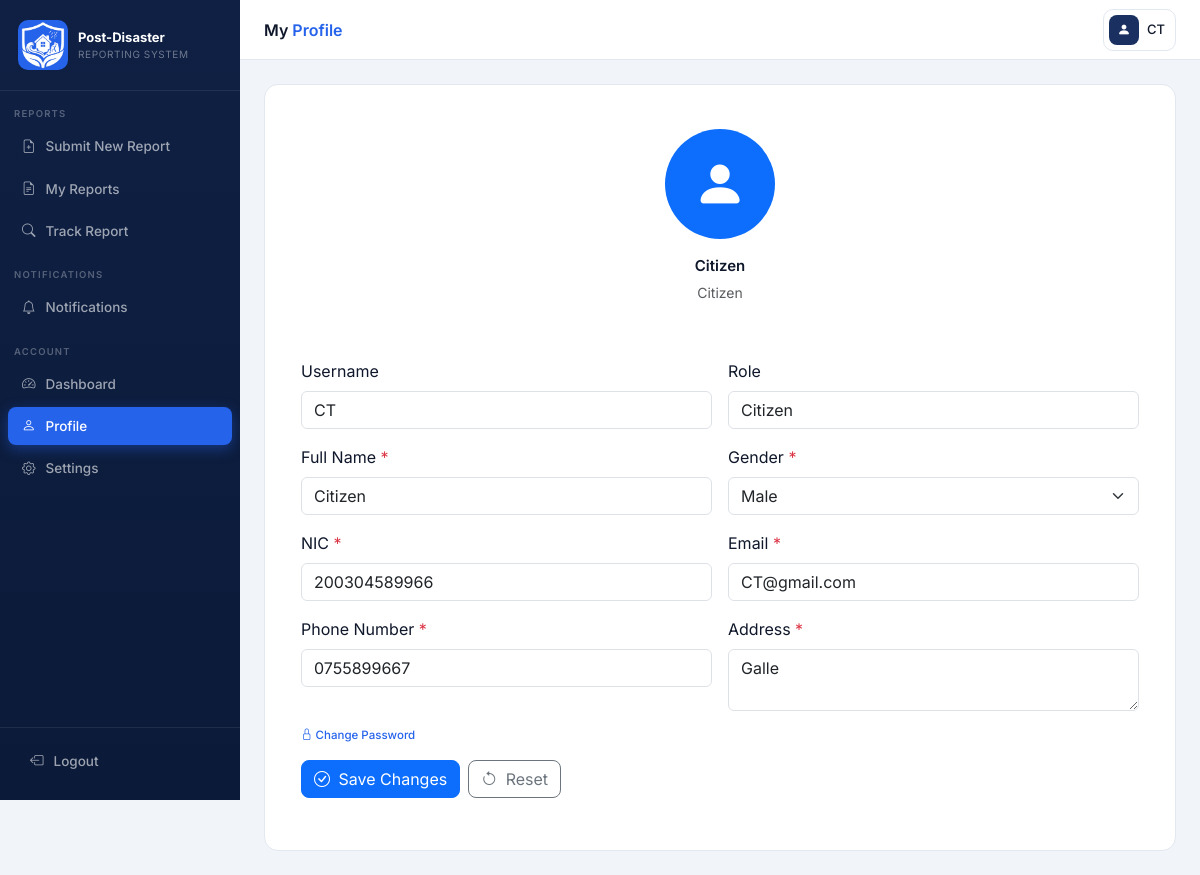
The app's page /citizen/profileForm.php (signed in), older data.
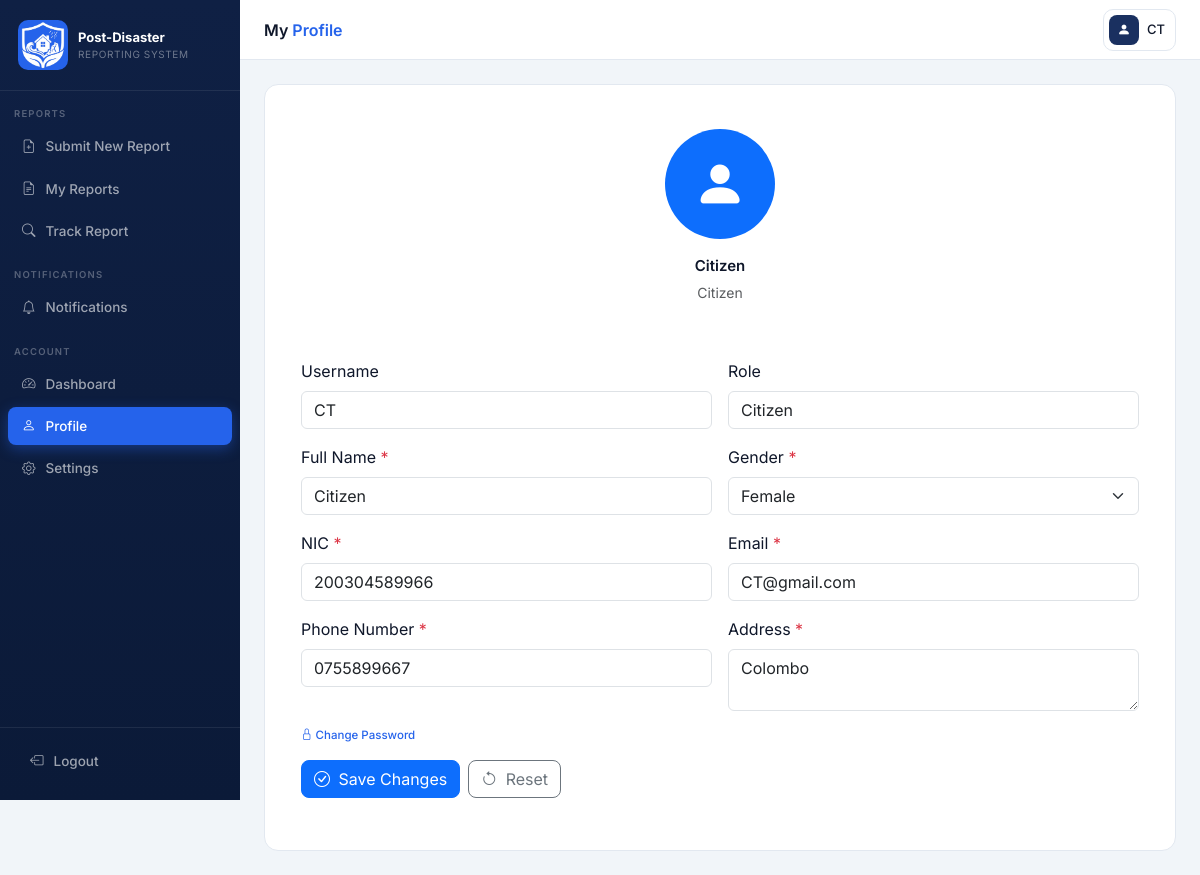
The same page, newer data.
### tables this page shows
CREATE TABLE `users` (
  `User_ID` int(11) NOT NULL,
  `Username` varchar(50) NOT NULL,
  `Password` varchar(255) NOT NULL,
  `Full_Name` varchar(100) NOT NULL,
  `Gender` enum('Male','Female','Other') DEFAULT NULL,
  `NIC` varchar(20) NOT NULL,
  `Email` varchar(100) NOT NULL,
  `Phone_Number` varchar(20) DEFAULT NULL,
  `Address` varchar(255) DEFAULT NULL,
  `Role_ID` int(11) NOT NULL,
  `User_Status` enum('Active','Banned') NOT NULL DEFAULT 'Active',
  `Created_Date` datetime NOT NULL DEFAULT current_timestamp()
);

### userData.php (called while the page is built, shortened)
<?php
    if(isset($_SESSION['username']))
    {
        $roleId = $_SESSION['role_Id'];
        $username = $_SESSION['username'];
        if(isset($_SESSION['role_Id']))
        {
            switch($roleId)
            {
                case 3:
                $role = "Citizen";
                break;
            }
        }
        else
        {
            header('Location:LoginForm.php');
            die();
        }
    }
    else
    {
         header("Location:LoginForm.php") ;
         exit();
    }
?>

### classes/User.php (called while the page is built, shortened)
<?php
class User
{
    public function getUserById($userID)
    {
        try {
            include '../DBconnection.php';
            $sql = "SELECT User_ID, Username, Full_Name, Gender, NIC,
                        Email, Phone_Number, Address, Role_ID
                    FROM users
                    WHERE User_ID = ?";
            $stmt = mysqli_prepare($con, $sql);
            mysqli_stmt_bind_param($stmt, "i", $userID);
            mysqli_stmt_execute($stmt);
            $result = mysqli_stmt_get_result($stmt);
            if ($result && mysqli_num_rows($result) > 0) {
                return mysqli_fetch_assoc($result);
            } else {
                throw new Exception("User not found.");
            }
        } catch (Exception $e) {
            return [
                "success" => false,
                "message" => $e->getMessage()
            ];
        } finally {
            if (isset($stmt)) {
                mysqli_stmt_close($stmt);
            }
            if (isset($con)) {
                mysqli_close($con);
            }
        }
    }
}
?>

### citizen/profileForm.php (the view, shortened to what this page needs)
<?php
    include '../userData.php';
    include '../classes/User.php';
    $user = new User();
    $userRecord = $user->getUserById($userId);
?>
<html lang="en">
<head>
  <link href="https://cdnjs.cloudflare.com/ajax/libs/bootstrap/5.3.3/css/bootstrap.min.css" rel="stylesheet" />
  <link href="https://cdnjs.cloudflare.com/ajax/libs/bootstrap-icons/1.11.3/font/bootstrap-icons.min.css" rel="stylesheet"/>
  <link href="../style.css" rel="stylesheet" />
</head>
<body>
<nav id="sidebar">
  <div class="sidebar-brand">
    <div class="brand-icon"><img src="../pictures/Post-Disaster-Reporting-Logo-Notxt.png"></div>
    <div>
      <div class="brand-title">Post-Disaster</div>
      <div class="brand-sub">Reporting System</div>
    </div>
  </div>
  <div class="nav-section-label">Reports</div>
  <a class="nav-item" href="../dashboardForm.php">
    <i class="bi bi-file-earmark-plus"></i> Submit New Report
  </a>
  <a class="nav-item" href="../dashboardForm.php">
    <i class="bi bi-file-earmark-text"></i> My Reports
  </a>
  <a class="nav-item" href="../dashboardForm.php">
    <i class="bi bi-search"></i> Track Report
  </a>
  <div class="nav-section-label">Notifications</div>
  <a class="nav-item" href="../dashboardForm.php">
    <i class="bi bi-bell"></i> Notifications
  </a>
  <div class="nav-section-label">Account</div>
  <a class="nav-item" href="../dashboardForm.php">
    <i class="bi bi-speedometer2"></i> Dashboard
  </a>
  <a class="nav-item active" href="profileForm.php">
    <i class="bi bi-person"></i> Profile
  </a>
  <a class="nav-item" href="../dashboardForm.php">
    <i class="bi bi-gear"></i> Settings
  </a>
  <div class="sidebar-footer">
    <a class="nav-item" onclick="confirmLogout()">
      <i class="bi bi-box-arrow-left"></i> Logout
    </a>
  </div>
</nav>
<header id="topbar">
  <div class="topbar-title">
    My <span>Profile</span>
  </div>
  <div class="user-pill" href="profileForm.php">
    <div class="user-avatar"><i class="bi bi-person-fill"></i></div>
    <span class="user-name"><?php echo htmlspecialchars($username); ?></span>
  </div>
</header>
<main id="main">
<div class="panel">
    <div class="panel-header justify-content-center flex-column text-center py-4">
      <div class="profile-avatar-lg mb-3">
        <i class="bi bi-person-fill"></i>
      </div>
      <div class="panel-title justify-content-center">
        <?php echo htmlspecialchars($userRecord['Full_Name']); ?>
      </div>
      <div class="text-muted small mt-1"><?php echo htmlspecialchars($role); ?></div>
    </div>
    <form id="profile-form" novalidate>
      <div class="row g-3 p-3">
        <div class="col-md-6">
          <label class="form-label">Username</label>
          <input type="text" class="form-control" id="userName" name="userName"
                 value="<?php echo htmlspecialchars($userRecord['Username']); ?>" readonly>
        </div>
        <div class="col-md-6">
          <label class="form-label">Role</label>
          <input type="text" class="form-control" id="roleID" name="roleID"
                 value="<?php echo htmlspecialchars($role); ?>" readonly>
        </div>
        <div class="col-md-6">
          <label class="form-label">Full Name <span class="text-danger">*</span></label>
          <input type="text" class="form-control" id="fullName" name="fullName"
                 value="<?php echo htmlspecialchars($userRecord['Full_Name']); ?>" required>
        </div>
        <div class="col-md-6">
          <label class="form-label">Gender <span class="text-danger">*</span></label>
          <select class="form-select" id="gender" name="gender" required>
            <?php foreach (['Male', 'Female', 'Other'] as $g): ?>
              <option value="<?php echo $g; ?>" <?php echo ($userRecord['Gender'] === $g) ? 'selected' : ''; ?>>
                <?php echo $g; ?>
              </option>
            <?php endforeach; ?>
          </select>
        </div>
        <div class="col-md-6">
          <label class="form-label">NIC <span class="text-danger">*</span></label>
          <input type="text" class="form-control" id="NIC" name="NIC"
                 value="<?php echo htmlspecialchars($userRecord['NIC']); ?>" required>
        </div>
        <div class="col-md-6">
          <label class="form-label">Email <span class="text-danger">*</span></label>
          <input type="email" class="form-control" id="email" name="email"
                 value="<?php echo htmlspecialchars($userRecord['Email']); ?>" required>
        </div>
        <div class="col-md-6">
          <label class="form-label">Phone Number <span class="text-danger">*</span></label>
          <input type="tel" class="form-control" id="phoneNo" name="phoneNo"
                 value="<?php echo htmlspecialchars($userRecord['Phone_Number']); ?>" required>
        </div>
        <div class="col-md-6">
          <label class="form-label">Address <span class="text-danger">*</span></label>
          <textarea class="form-control" id="address" name="address" rows="2" required><?php
              echo htmlspecialchars($userRecord['Address']);
          ?></textarea>
        </div>
      </div>
      <div class="p-3 pt-0">
        <a class="stat-link" data-bs-toggle="collapse" href="#pwdSection" role="button">
          <i class="bi bi-lock"></i> Change Password
        </a>
      </div>
      <div class="p-3 pt-0 d-flex gap-2">
        <button type="submit" class="btn btn-primary rounded-3" id="profile-submit-btn">
          <i class="bi bi-check-circle me-1"></i> Save Changes
        </button>
        <button type="reset" class="btn btn-outline-secondary rounded-3">
          <i class="bi bi-arrow-counterclockwise me-1"></i> Reset
        </button>
      </div>
    </form>
  </div>
</main>
</body>
</html>

### style.css (style rules this page uses)
:root { --navy: #0f2044; --accent: #2563eb; --gold: #f59e0b; --emerald: #10b981; --violet: #7c3aed; --rose: #ef4444; --bg: #f1f5f9; --card: #ffffff; --text: #0f172a; --muted: #64748b; --border: #e2e8f0; --role-color: #2563eb; --role-light: #eff6ff; --sidebar-w: 240px; --topbar-h: 60px; }
body { font-family: 'Inter', sans-serif; background: var(--bg); color: var(--text); margin: 0; }
#topbar { position: fixed; top: 0; left: var(--sidebar-w); right: 0; height: var(--topbar-h); background: var(--card); border-bottom: 1px solid var(--border); display: flex; align-items: center; padding: 0 24px; gap: 12px; z-index: 900; }
#main { margin-left: var(--sidebar-w); margin-top: var(--topbar-h); padding: 24px; min-height: calc(100vh - var(--topbar-h)); }
.sidebar-brand { display: flex; align-items: center; gap: 10px; padding: 20px 18px; border-bottom: 1px solid rgba(255,255,255,0.08); }
.brand-icon { width: 50px; height: 50px; background: var(--accent); border-radius: 10px; align:center; }
.brand-icon img { width:100%; }
.brand-title { font-size: 13px; font-weight: 700; color: #fff; }
.brand-sub { font-size: 10px; color: rgba(255,255,255,0.4); text-transform: uppercase; letter-spacing: 0.6px; }
.nav-section-label { padding: 16px 14px 4px; font-size: 9.5px; font-weight: 600; letter-spacing: 1.2px; text-transform: uppercase; color: rgba(255,255,255,0.3); }
.nav-item { display: flex; align-items: center; gap: 10px; padding: 9px 14px; margin: 2px 8px; border-radius: 8px; color: rgba(255,255,255,0.6); font-size: 13.5px; font-weight: 500; cursor: pointer; text-decoration: none; transition: all 0.2s; }
.nav-item.active { color: #fff; background: var(--accent); box-shadow: 0 4px 14px rgba(37,99,235,0.4); }
.sidebar-footer { margin-top: auto; padding: 12px 8px 18px; border-top: 1px solid rgba(255,255,255,0.08); }
.topbar-title { flex: 1; font-size: 16px; font-weight: 600; }
.topbar-title span { color: var(--accent); }
.user-pill { display: flex; align-items: center; gap: 8px; padding: 5px 10px 5px 5px; border: 1px solid var(--border); border-radius: 10px; cursor: pointer; transition: background 0.15s; }
.user-avatar { width: 30px; height: 30px; background: #1a3060; border-radius: 8px; display: flex; align-items: center; justify-content: center; color: #fff; font-size: 13px; }
.user-name { font-size: 13px; font-weight: 500; }
.panel { background: var(--card); border: 1px solid var(--border); border-radius: 14px; padding: 20px; }
.panel-header { display: flex; align-items: center; justify-content: space-between; margin-bottom: 16px; }
.panel-title { font-size: 15px; font-weight: 600; display: flex; align-items: center; gap: 8px; }
.stat-link { font-size: 11.5px; color: var(--accent); font-weight: 500; cursor: pointer; text-decoration: none; }
#sidebar { position: fixed; top: 0; left: 0; width: var(--sidebar-w); height: 100vh; background: linear-gradient(180deg, var(--navy), #0b1a38); display: flex; flex-direction: column; z-index: 1000; overflow-y: auto; transition: transform 0.3s ease; }
.profile-avatar-lg { width: 110px; height: 110px; border-radius: 50%; background: var(--primary, #0d6efd); color: #fff; display: flex; align-items: center; justify-content: center; font-size: 52px; margin-left: auto; margin-right: auto; }

Row changes from the older to the newer data that the page shows:
changed users "Citizen": gender "Male" → "Female"; address "Galle" → "Colombo"
